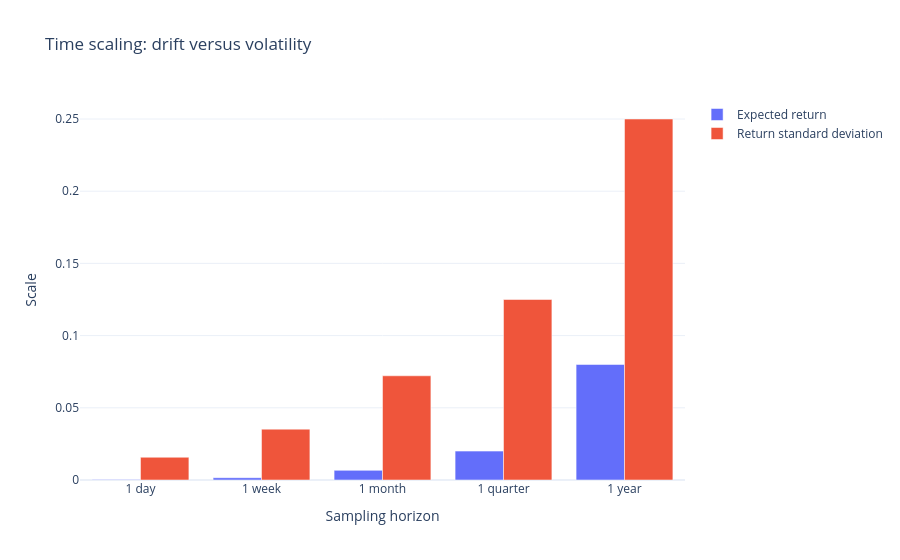

Notebook code cell kept with this figure:
### Markdown cell above
## 7. Time Scaling

Mean return over a small time step scales like:

$$
\text{mean} = \mu\delta t.
$$

Standard deviation scales like:

$$
\text{standard deviation} = \sigma\sqrt{\delta t}.
$$

This is why volatility is visible in daily data but drift is noisy and difficult to estimate.

### Code cell
horizons = time_scaling_table(mu=0.08, sigma=0.25)
plot_time_scaling(horizons)

### Figure 1 — Plotly figure (JSON) as saved in the notebook; plotly's stock layout.template omitted (floating-point values rounded to 4 significant figures)
{"data": [{"name": "Expected return", "type": "bar", "x": ["1 day", "1 week", "1 month", "1 quarter", "1 year"], "y": [0.0003175, 0.001587, 0.006667, 0.02, 0.08]}, {"name": "Return standard deviation", "type": "bar", "x": ["1 day", "1 week", "1 month", "1 quarter", "1 year"], "y": [0.01575, 0.03521, 0.07217, 0.125, 0.25]}], "layout": {"barmode": "group", "title": {"text": "Time scaling: drift versus volatility"}, "xaxis": {"title": {"text": "Sampling horizon"}}, "yaxis": {"title": {"text": "Scale"}}}}
